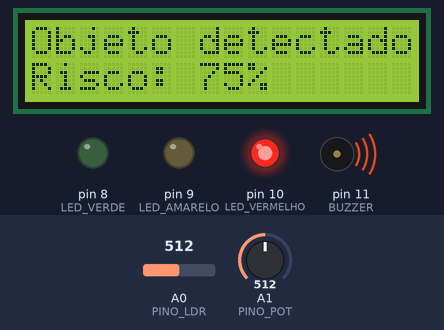
The sketch below on a simulated Arduino Uno, built with avr-gcc and run on an emulated ATmega328P. Parts: 16×2 character LCD, output pins drawn as LEDs (lit = HIGH), buzzer (waves = sounding). The inputs (shaded band) are chosen by the test bench; at power-on: A0 (PINO_LDR) = 512, A1 (PINO_POT) = 512. What the sketch prints to the serial monitor is not drawn.

Above: at 3.2 s.
3.3 s: A0 (PINO_LDR) set to 504
At 4.9 s:
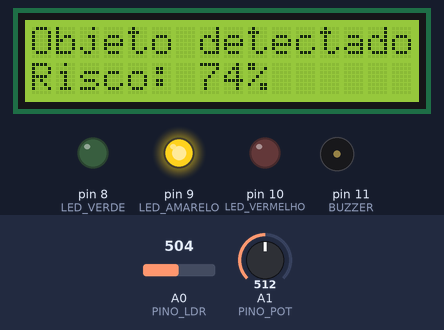
5.2 s: A0 (PINO_LDR) set to 160
At 5.9 s:
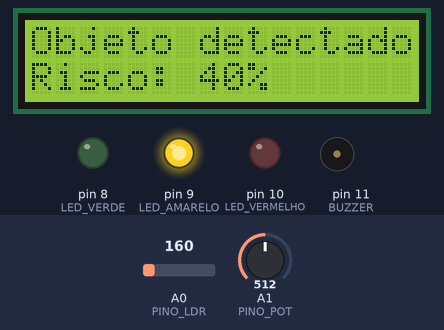
6.7 s: A0 (PINO_LDR) set to 141
At 7.8 s:
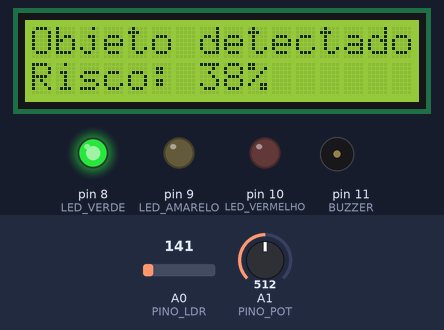
8.3 s: A1 (PINO_POT) set to 535
9.9 s: A1 (PINO_POT) set to 570
At 10.6 s:
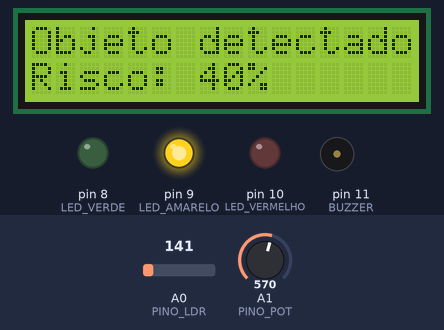
11.5 s: A1 (PINO_POT) set to 511
At 12.5 s:
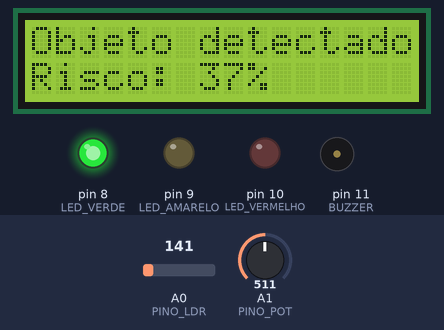
Timing chart, 0 to 14.1 s (numbered marks = the images above; inputs shaded):
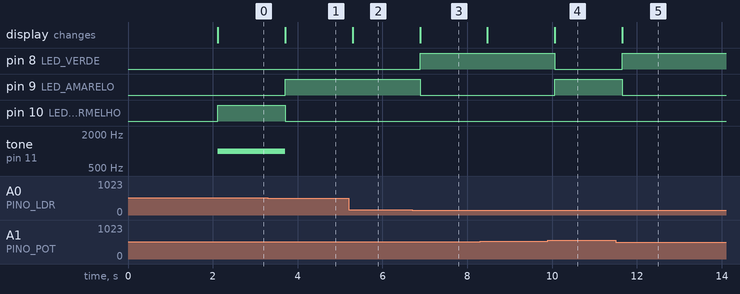

Measured:
- the behaviour switches between 512 and 511 on A0 (PINO_LDR) (found by bisection; images 0 and 1)
- the behaviour switches between 154 and 153 on A0 (PINO_LDR) (found by bisection; images 2 and 3)
- the behaviour switches between 552 and 553 on A1 (PINO_POT) (found by bisection; images 3 and 4)
- after the input at 3.3 s, pin 9 (LED_AMARELO): LOW → HIGH after 0.41 s; pin 10 (LED_VERMELHO): HIGH → LOW after 0.41 s; tone on pin 11 (BUZZER): 1000 Hz → silent after 0.41 s; the display: changes after 0.41 s (image 1)
- after the input at 5.2 s, the display: changes after 0.10 s (image 2)
- after the input at 6.7 s, pin 8 (LED_VERDE): LOW → HIGH after 0.19 s; pin 9 (LED_AMARELO): HIGH → LOW after 0.19 s; the display: changes after 0.19 s (image 3)
- after the input at 9.9 s, pin 8 (LED_VERDE): HIGH → LOW after 0.16 s; pin 9 (LED_AMARELO): LOW → HIGH after 0.16 s; the display: changes after 0.16 s (image 4)
- after the input at 11.5 s, pin 8 (LED_VERDE): LOW → HIGH after 0.15 s; pin 9 (LED_AMARELO): HIGH → LOW after 0.15 s; the display: changes after 0.15 s (image 5)

The sketch:

sketch.ino
```cpp
#include <Wire.h>
#include <LiquidCrystal_I2C.h>

// ===== OrbitWatch - Estacao Terrestre de Rastreamento =====
// Simula deteccao de detritos espaciais e calculo de risco de colisao

// Pinos
const int PINO_LDR = A0;          // Telescopio (deteccao de objeto)
const int PINO_POT = A1;          // Sensibilidade do operador
const int LED_VERDE = 8;          // Risco baixo
const int LED_AMARELO = 9;        // Risco medio
const int LED_VERMELHO = 10;      // Risco alto
const int BUZZER = 11;            // Alarme critico

// LCD I2C no endereco 0x27, 16 colunas e 2 linhas
LiquidCrystal_I2C lcd(0x27, 16, 2);

void setup() {
  Serial.begin(9600);

  pinMode(LED_VERDE, OUTPUT);
  pinMode(LED_AMARELO, OUTPUT);
  pinMode(LED_VERMELHO, OUTPUT);
  pinMode(BUZZER, OUTPUT);

  lcd.init();
  lcd.backlight();
  lcd.setCursor(0, 0);
  lcd.print("  OrbitWatch");
  lcd.setCursor(0, 1);
  lcd.print(" Iniciando...");
  delay(2000);
  lcd.clear();
}

void loop() {
  // Le o telescopio (LDR) e a sensibilidade (potenciometro)
  int leituraLDR = analogRead(PINO_LDR);
  int sensibilidade = analogRead(PINO_POT);

  // Calcula o risco combinando luz captada e sensibilidade ajustada
  // Quanto mais luz e maior sensibilidade, maior o risco percebido
  int risco = map(leituraLDR, 0, 1023, 0, 100);
  int ajuste = map(sensibilidade, 0, 1023, 0, 50);
  int riscoFinal = risco + ajuste;
  if (riscoFinal > 100) riscoFinal = 100;

  // Imprime no monitor serial pra debug
  Serial.print("LDR: ");
  Serial.print(leituraLDR);
  Serial.print(" | Pot: ");
  Serial.print(sensibilidade);
  Serial.print(" | Risco: ");
  Serial.print(riscoFinal);
  Serial.println("%");

  // Atualiza o LCD
  lcd.setCursor(0, 0);
  lcd.print("Objeto detectado");
  lcd.setCursor(0, 1);
  lcd.print("Risco: ");
  lcd.print(riscoFinal);
  lcd.print("%   ");  // espacos limpam caracteres antigos

  // Decide o nivel de alerta
  if (riscoFinal < 40) {
    // Risco baixo - so verde
    digitalWrite(LED_VERDE, HIGH);
    digitalWrite(LED_AMARELO, LOW);
    digitalWrite(LED_VERMELHO, LOW);
    noTone(BUZZER);
  }
  else if (riscoFinal < 75) {
    // Risco medio - amarelo
    digitalWrite(LED_VERDE, LOW);
    digitalWrite(LED_AMARELO, HIGH);
    digitalWrite(LED_VERMELHO, LOW);
    noTone(BUZZER);
  }
  else {
    // Risco alto - vermelho + buzzer
    digitalWrite(LED_VERDE, LOW);
    digitalWrite(LED_AMARELO, LOW);
    digitalWrite(LED_VERMELHO, HIGH);
    tone(BUZZER, 1000);  // som de 1000 Hz
  }

  delay(500);
}
```
